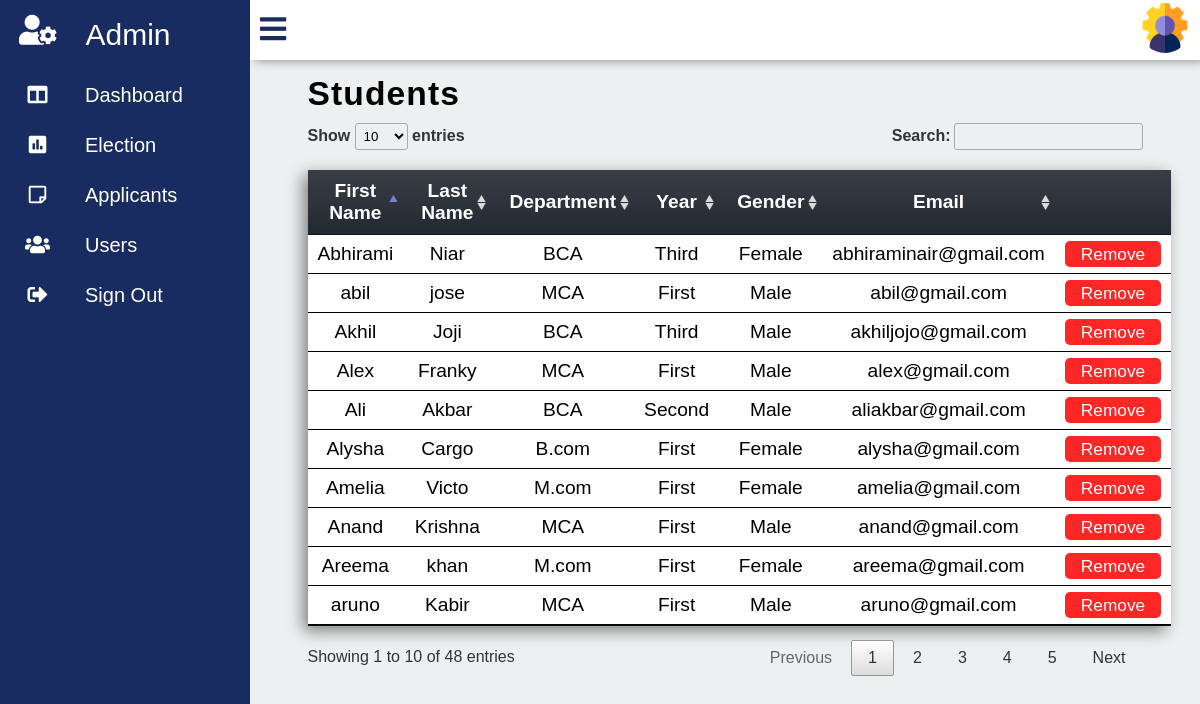
Screenshot of /users.php (signed in) with the database file from the repository.
### tables this page shows
CREATE TABLE IF NOT EXISTS `users` (
  `id` int(10) unsigned NOT NULL AUTO_INCREMENT,
  `Email` varchar(30) NOT NULL,
  `Phone_no` bigint(11) NOT NULL,
  `First_name` varchar(15) NOT NULL,
  `Last_name` varchar(15) NOT NULL,
  `Gender` varchar(10) NOT NULL,
  `Department_id` int(11) unsigned NOT NULL,
  `Year_id` int(10) unsigned NOT NULL,
  PRIMARY KEY (`id`),
  KEY `users_dpt` (`Department_id`),
  KEY `users_yr` (`Year_id`)
);

CREATE TABLE IF NOT EXISTS `department` (
  `id` int(11) unsigned NOT NULL AUTO_INCREMENT,
  `Department_name` varchar(10) NOT NULL,
  `Yr_no` int(11) NOT NULL,
  PRIMARY KEY (`id`)
);

CREATE TABLE IF NOT EXISTS `year` (
  `id` int(10) unsigned NOT NULL AUTO_INCREMENT,
  `Year_name` varchar(10) NOT NULL,
  PRIMARY KEY (`id`)
);

### php/onTablefunc.php (called while the page is built, shortened)
<?php
	function getDepartment($dpid,$con) {
		$dpquery = "select Department_name from department where(id = $dpid );";
		$dp = mysql_query($dpquery,$con);
		$department = mysql_fetch_array($dp);
		return $department['Department_name'];
	}
	function getYear($yrid,$con) {
		$yrquery = "select * from year where(id = $yrid);";
		$yr = mysql_query($yrquery,$con);
		$year = mysql_fetch_array($yr);
		return $year['Year_name'];
	}
?>

### users.php (the view, shortened to what this page needs)
<?php
	include('php/config.php');
	include('php/onTablefunc.php');
	include('php/elecheck.php');
?>
 <!DOCTYPE html>
<html>
<head>
	<link rel="stylesheet" type="text/css" href="css/all.min.css">
	<link rel="stylesheet" type="text/css" href="css/fontawesome.min.css">
	<link rel="stylesheet" type="text/css" href="css/panel.css">
	<link rel="stylesheet" type="text/css" href="css/table.css">
	<link rel="stylesheet" type="text/css" href="DataTables/datatables.min.css">
</head>
<body>
	<div class="container">
		<div class="navigation">
		<div class="admin_icon">
			<a href="">
					<i class="fas fa-user-cog"></i>
				<span class="admin_Text" >Admin</span>
			</a>
		</div>
			<ul>
				<li>
					<a href="admin.php">
						<span class="icon">
							<i class="fas fa-columns"></i>
						</span>
						<span class="title">Dashboard</span>
					</a>
				</li>
				<li>
					<a href="elections.php">
						<span class="icon">
							<i class="fas fa-poll"></i>
						</span>
						<span class="title">Election</span>
					</a>
				</li>
				<li>
					<a href="applicants.php">
						<span class="icon">
							<i class="far fa-sticky-note"></i>
						</span>
						<span class="title">Applicants</span>
					</a>
				</li>
				<li>
					<a href="users.php">
						<span class="icon">
							<i class="fas fa-users"></i>
						</span>
						<span class="title">Users</span>
					</a>
				</li>
				<li>
					<a href="/project/php/logout.php">
						<span class="icon">
							<i class="fas fa-sign-out-alt"></i>
						</span>
						<span class="title">Sign Out</span>
					</a>
				</li>
			</ul>
		</div>
		<div class="main">
			<div class="topbar">
				<div class="user">
					<a href="adminacc.php"><img src="images/admin_photo.png"></a>
				</div>
			</div>
			<div class="tables_Area">
				<div class="t_Heading">
					<h2>Students</h2>
					<table id="user_Table" class="table Users" >
						<thead>
							<tr>
								<th>First Name</th>
								<th>Last Name</th>
								<th>Department</th>
								<th>Year</th>
								<th>Gender</th>
								<th>Email</th>
								<th></th>
							</tr>
						</thead>
						<tbody>
							<?php
								$query = "select * from users;";
								$result = mysql_query($query,$con);
								while($data = mysql_fetch_array($result)) {
									$department = getDepartment($data['Department_id'],$con);
									$year = getYear($data['Year_id'],$con);
							?>
								<tr>
									<td><?php echo $data['First_name'] ?></td>
									<td><?php echo $data['Last_name'] ?></td>
									<td><?php echo $department ?></td>
									<td><?php echo $year ?></td>
									<td><?php echo $data['Gender'] ?></td>
									<td><?php echo $data['Email'] ?></td>
									<td><a href="php/onTablefunc.php?id=<?php echo $data['id']; ?>"onclick="return confirm('Are you sure you want to delete this item?')"class="button Remove">Remove</a></td>
								</tr>
							<?php
								}
							?>
						</tbody>
					</table>
				</div>
			</div>
		</div>
	</div>
</body>
</html>

### css/panel.css (style rules this page uses)
* { margin: 0; padding: 0; box-sizing: border-box; font-family: 'Poppins',sans-serif; }
.container { position: relative; width: 100%; }
.navigation { position: fixed; width: 250px; height: 100%; background: #182C61; transition: 250ms ease-in-out; }
.navigation ul { position: relative; width: 100%; left: 0; top: 0; overflow: hidden; }
.navigation ul li { position: relative; width: 100%; list-style: none; overflow: hidden; }
.admin_icon a { width: 100%; text-decoration: none; color: white; display: flex; overflow: hidden; }
.admin_icon a i { font-size: 30px; line-height: 60px; padding: 0 19px; min-width: 75px; }
.admin_Text { font-size: 30px; font-weight: 400; font-family: 'Popins',sans-serif; color: white; padding: 0 10px; line-height: 70px; }
.navigation ul li a { position: relative; width: 100%; display: flex; text-decoration: none; color: white; }
li a span i { color: white; }
.navigation ul li a .icon { position: relative; display: block; height: 25px; min-width: 75px; text-align: center; height: 50px; font-size: 20px; line-height: 50px; padding: 0 10px; }
.navigation ul li a .title { position: relative; display: block; font-size: 20px; padding: 0 10px; height: 50px; line-height: 50px; }
.main { position: absolute; width: calc(100% - 250px); left: 250px; min-height: 100vh; background: #ecf0f1; transition: 250ms ease-in-out; overflow:scroll; height: 100vh; }
.main .topbar { background: white; overflow-y: hidden; width: 100%; height: 60px; padding: 0 10px; display: flex; justify-content: space-between; align-items: center ; box-shadow: 5px 0px 10px grey; }
.user img { width: 50px; height: 50px; border-radius: 50%; cursor: pointer; }

### css/table.css (style rules this page uses)
.tables_Area { position: relative; margin-top: 5px; display: flex; justify-content: center; }
.tables_Area .t_Heading { position: relative; width: 90%; padding: 10px; }
.tables_Area .t_Heading .table { width: 100%; }
.tables_Area .t_Heading h2 { margin-bottom: 10px; font-size: 2.1em; letter-spacing: 1.1px; }
.table { box-shadow: -5px 5px 15px grey; border-collapse: collapse; }
.table thead tr { background: linear-gradient(#393E46,#222831); }
.table thead tr th { font-size: 1.2em; color: white; border: none; padding: 18px 10px; text-align: center; }
.table tbody tr td { padding: 10px 0 10px 0; border-bottom: 1px solid black; background: none; text-align: center; font-size: 1.2em; margin: 0 14px 0 14px; }
.button { padding: 3px 16px ; font-size: .9em; background: none; border: none; border-radius: 5px; cursor: pointer; }
.button.Remove { background: #FF2626 ; color: white; text-decoration: none; }

### rows the page displays
users: First_name "Ali", Last_name "Akbar", Department.Department_name "BCA", Year.Year_name "Second", Gender "Male", Email "aliakbar@gmail.com"
users: First_name "Abhirami", Last_name "Niar", Department.Department_name "BCA", Year.Year_name "Third", Gender "Female", Email "abhiraminair@gmail.com"
users: First_name "Akhil", Last_name "Joji", Department.Department_name "BCA", Year.Year_name "Third", Gender "Male", Email "akhiljojo@gmail.com"
users: First_name "Anand", Last_name "Krishna", Department.Department_name "MCA", Year.Year_name "First", Gender "Male", Email "anand@gmail.com"
users: First_name "Alex", Last_name "Franky", Department.Department_name "MCA", Year.Year_name "First", Gender "Male", Email "alex@gmail.com"
users: First_name "Alysha", Last_name "Cargo", Department.Department_name "B.com", Year.Year_name "First", Gender "Female", Email "alysha@gmail.com"
users: First_name "Areema", Last_name "khan", Department.Department_name "M.com", Year.Year_name "First", Gender "Female", Email "areema@gmail.com"
users: First_name "Amelia", Last_name "Victo", Department.Department_name "M.com", Year.Year_name "First", Gender "Female", Email "amelia@gmail.com"
users: First_name "aruno", Last_name "Kabir", Department.Department_name "MCA", Year.Year_name "First", Gender "Male", Email "aruno@gmail.com"
users: First_name "abil", Last_name "jose", Department.Department_name "MCA", Year.Year_name "First", Gender "Male", Email "abil@gmail.com"
